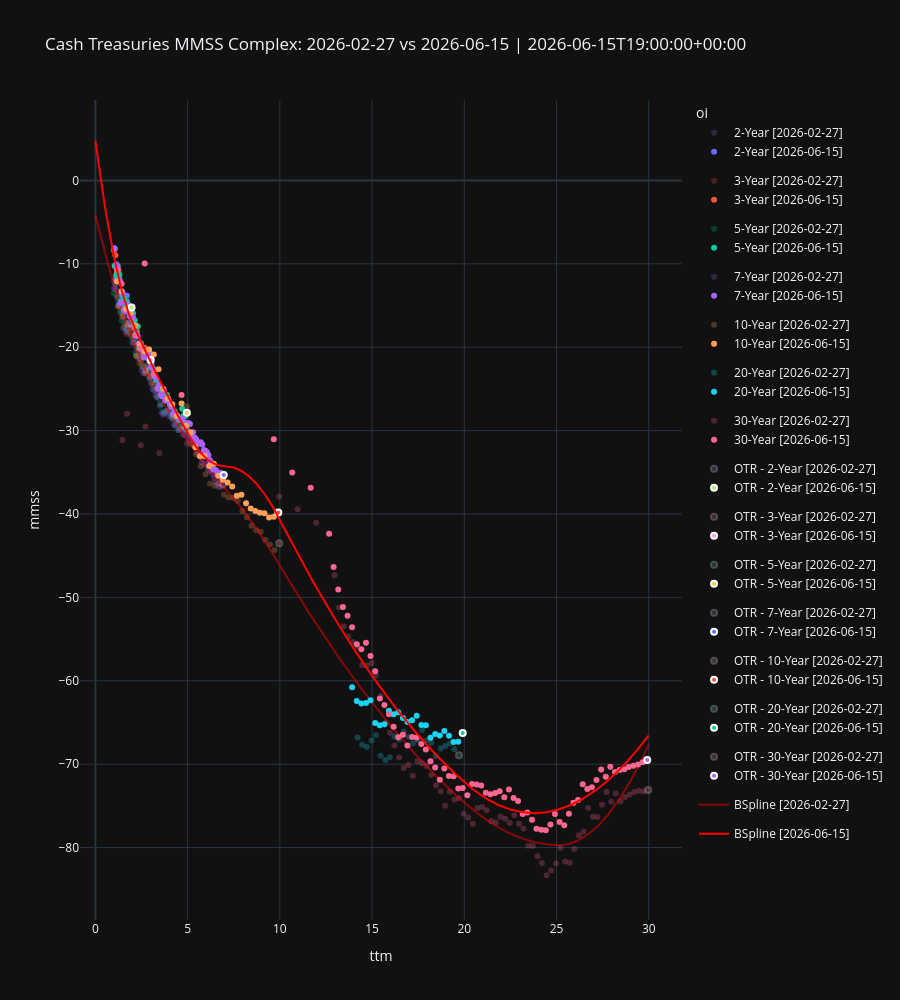

Notebook code cell kept with this figure:
### Code cell
# plot_usts(
#     curve_set_df=new_market_df,
#     ttm_col="ttm",
#     ytm_col="ytm",
#     label_col="oi",
#     cusip_col="cusip",
#     hover_data=new_ref_df.columns.to_list(),
#     cusips_hightlighter=[
#         ("912810UA4", "purple"),
#         ("912810UC0", "purple"),
#     ],
#     splines=[
#         # (new_ytm_loess, "LOESS Spline"),
# 		# (new_ytm_bspline, "BSpline", "red")
# 	],
#     title=f"Cash Treasuries Complex: {next(iter(new_cusip_pricers.items()))[1].meta()["timestamp"]}",
# )

# plot_usts(
#     # curve_set_df=mmss_df[
#     #     mmss_df["rank"].isin([0, 1, 2])
#     # ],
#     curve_set_df=new_mmss_df,
#     ttm_col="ttm",
#     ytm_col="mmss",
#     label_col="oi",
#     cusip_col="cusip",
#     hover_data=new_ref_df.columns.to_list(),
#     cusips_hightlighter=[
#         ("912810UA4", "purple"),
#         ("912810UC0", "purple"),
#     ],
#     splines=[
#         # (mmss_mdur_spline, "LOESS Spline", "red"),
#         (new_mmss_bspline, "BSpline", "red")
#     ],
#     title=f"Cash Treasuries MMSS Complex: {next(iter(new_cusip_pricers.items()))[1].meta()["timestamp"]}",
#     # enable_hover_filters=True,
#     # numeric_bins=4,
# )
# display(new_mmss_df[new_mmss_df["rank"] == 0][["oi", "ust_label", "ttm", "mmss"]])


# fig, cmap = plot_usts_comparison(
#     curve_set_df=old_market_df,
#     ttm_col="ttm",
#     ytm_col="ytm",
#     label_col="oi",
#     cusip_col="cusip",
#     hover_data=old_ref_df.columns.to_list(),
#     splines=[(old_ytm_bspline, "BSpline", "lightcoral")],
#     # title=f"Cash Treasuries Complex: {older} vs {newer}",
#     opacity=0.50,
#     name_suffix=str(compare),
#     show=False,
#     return_color_map=True,
# )
# fig = plot_usts_comparison(
#     curve_set_df=new_market_df,
#     ttm_col="ttm",
#     ytm_col="ytm",
#     label_col="oi",
#     cusip_col="cusip",
#     hover_data=new_ref_df.columns.to_list(),
#     splines=[(new_ytm_bspline, "BSpline", "red")],
#     title=f"Cash Treasuries Complex: {compare} vs {as_of}",
#     fig=fig,
#     opacity=1.0,
#     name_suffix=str(as_of),
#     color_discrete_map=cmap,
#     show=True,
# )

fig, cmap = plot_usts_comparison(
    curve_set_df=old_mmss_df,
    ttm_col="ttm",
    # ttm_col="mdur",
    ytm_col="mmss",
    label_col="oi",
    cusip_col="cusip",
    hover_data=old_ref_df.columns.to_list(),
    splines=[
        (old_mmss_bspline, "BSpline", "red")
        # (old_mmss_loess, "LOESS", "red")
        # (old_mmss_mdur_spline, "BSpline", "lightcoral")
    ],
    opacity=0.5,
    name_suffix=str(compare),
    show=False,
    return_color_map=True,
)
fig = plot_usts_comparison(
    curve_set_df=new_mmss_df,
    ttm_col="ttm",
    # ttm_col="mdur",
    ytm_col="mmss",
    label_col="oi",
    cusip_col="cusip",
    hover_data=new_ref_df.columns.to_list(),
    splines=[
        (new_mmss_bspline, "BSpline", "red")
        # (new_mmss_loess, "LOESS", "red")
        # (new_mmss_mdur_spline, "BSpline", "red")
    ],
    title=f"Cash Treasuries MMSS Complex: {compare} vs {as_of} | {new_cusip_pricers[new_ref_df[(new_ref_df["rank"] == 0) & (new_ref_df["oi"] == "10-Year")]["cusip"].iloc[-1]].meta()["timestamp"]}",
    fig=fig,
    opacity=1.0,
    name_suffix=str(as_of),
    color_discrete_map=cmap,
    show=True,
    cusips_hightlighter=[
        # (_alias_to_cusip("0827-5", ref_table=new_ref_df), "pink"),
        # (_alias_to_cusip("0243-30", ref_table=new_ref_df), "pink"),
        # (_alias_to_cusip("1142-20", ref_table=new_ref_df), "pink"),
    ]
)


mmss_query = "rank == 0"
# mmss_query = "oi == '10-Year'"
# mmss_query = "ttm >= 7 and ttm < 10"
on = "oi"
# on = "cusip"
(
    new_mmss_df.query(mmss_query)[["oi", "cusip", "ust_label", "mmss", "ttm"]]
    .merge(
        old_mmss_df.query(mmss_query)[["oi", "cusip", "ust_label", "mmss", "ttm"]],
        on=on,
        suffixes=("_new", "_old"),
        how="inner",
    )
    .assign(chg_mmss_bps=lambda d: d["mmss_new"] - d["mmss_old"])
    .sort_values(by="ttm_new")
    .loc[:, [on, "ust_label_new", "ttm_new", "mmss_new", "chg_mmss_bps"]]
)
